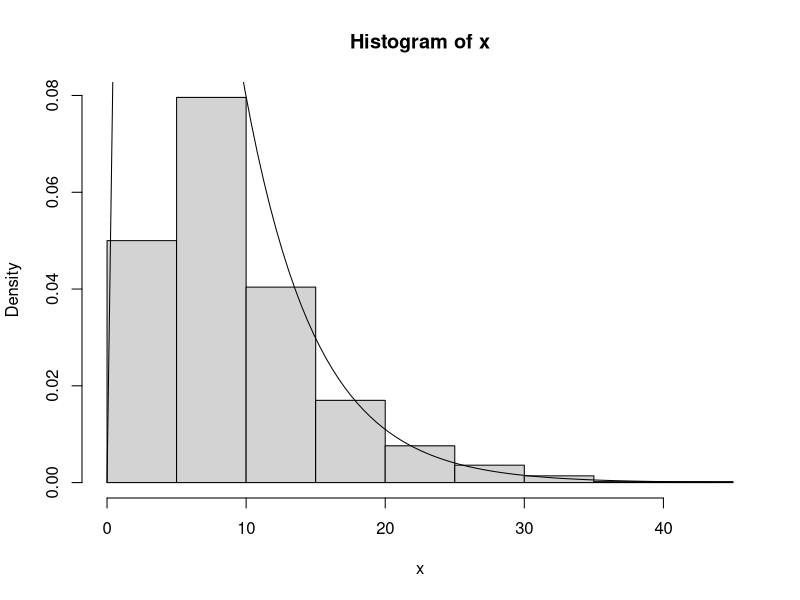
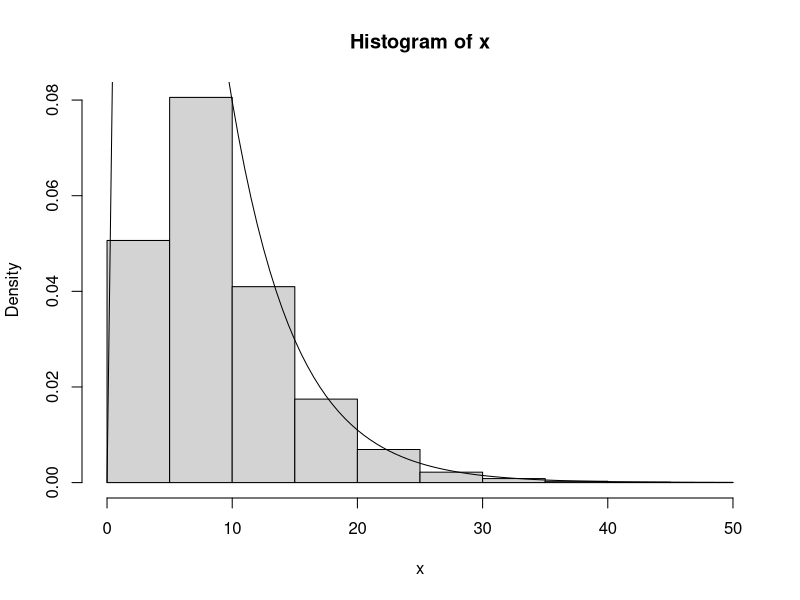
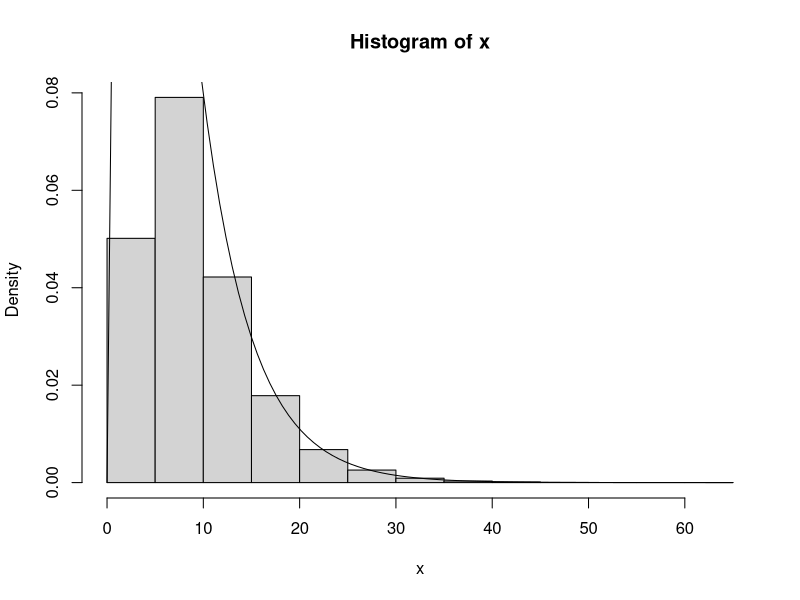

Write the R code that produced these figures, in order.
######################################################################################################
# Mini Project - 1
# Name - Arunkumar Rajappan
# Description : Conduuct a Monte Carlo simulation to study using R to obtain answer for 
#     exercise 4.6 - A program is divided into 3 blocks that are being compiled on 3 parallel computers. 
#     Each block takes an Exponential amount of time, 5 minutes on the average, independently of
#     other blocks. The program is completed when all the blocks are compiled. Compute the
#     expected time it takes the program to be compiled.
######################################################################################################

N <- c(1000,10000,100000) #Number of executions/Samples
lambda <- 1/5 #rate of the exponential function

for(n in N){
  x <- c() #Final X value
  ##Generate N Samples
  for(i in 1:n){
    # Xi <- rexp(3,rate = lambda) #Taking all the 3 observations
    X1 <- rexp(1,rate = lambda) #Generte random observation-1
    X2 <- rexp(1,rate = lambda) #Generte random observation-2
    X3 <- rexp(1,rate = lambda) #Generte random observation-3
    
    # print(paste(Xi,max(Xi)))
    # print(paste(X1,X2,X3))
    
    # x <- c(x, max(Xi)) #Get Max observation and append to 
    x <- c(x, max(X1,X2,X3)) #Get Max observation and append to 
    
  }
  
  # print(x)
  #Plot histogram of all draws
  res <- hist(x,freq=FALSE) #Freq is false to plot densities
  # print(str(trellis.panelArgs(res, 2)))
  
  curve ( 0.6 * (1-exp(-0.2*x)^2) * exp(-0.2*x),0,res$breaks[length(res$breaks)],add=TRUE) #superimpose PDF on histogram 
  Ex <- mean(x) #Get mean/expectation of the draws
  print(paste('E(x) = ', Ex))
  
  # Sys.sleep(5) #Pause the program for 5secs
}

## End Project